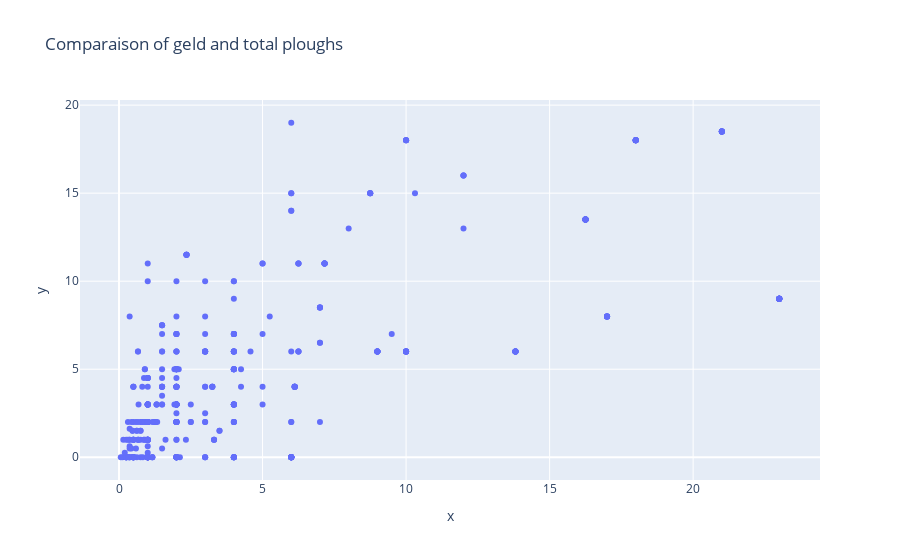

The notebook cell saved with this chart:
### Code cell
openDomesDay.compare_county_geld_ploughs("dby")

### Figure 1 — Plotly figure (JSON) as saved in the notebook; plotly's stock layout.template omitted (floating-point values rounded to 4 significant figures; data arrays with more than 128 entries replaced by an {"elided": "..."} marker saying what was removed)
{"data": [{"hovertemplate": "x=%{x}<br>y=%{y}<extra></extra>", "legendgroup": "", "marker": {"color": "#636efa", "symbol": "circle"}, "mode": "markers", "name": "", "orientation": "v", "showlegend": false, "type": "scatter", "x": {"elided": "448 float values"}, "xaxis": "x", "y": {"elided": "448 float values"}, "yaxis": "y"}], "layout": {"legend": {"tracegroupgap": 0}, "title": {"text": "Comparaison of geld and total ploughs"}, "xaxis": {"anchor": "y", "domain": [0, 1], "title": {"text": "x"}}, "yaxis": {"anchor": "x", "domain": [0, 1], "title": {"text": "y"}}}}
